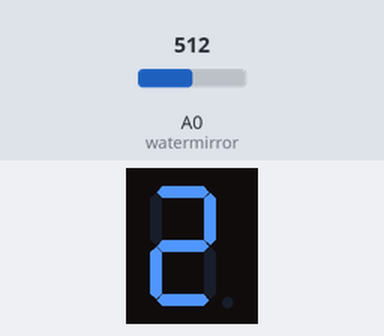
A sketch run on a simulated Arduino Uno, built with avr-gcc and run on an emulated ATmega328P. Shown: 1-digit seven-segment display. Wiring (inferred from the names in the program): 1-digit 7-segment display, segments lit when HIGH: segments pin 2, pin 3, pin 4, pin 5, pin 6, pin 7, pin 8. Inputs (shaded band) come from the test bench; at power-on: A0 (watermirror) = 512. The segment pins are drawn as the display they are named for; what the sketch prints to the serial monitor is not drawn.

Above: at 4.2 s.
4.3 s: A0 (watermirror) set to 716
At 5.1 s:
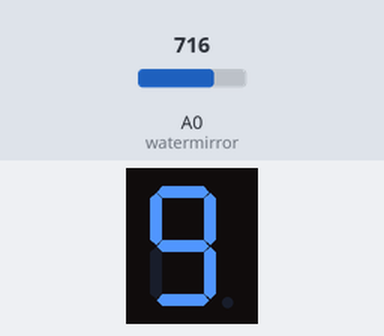
6.0 s: A0 (watermirror) set to 306
At 6.3 s:
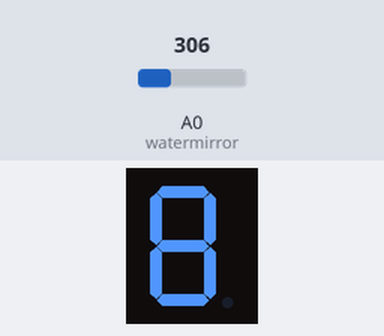
Timing chart, 0 to 9.0 s (numbered marks = the images above; inputs shaded):
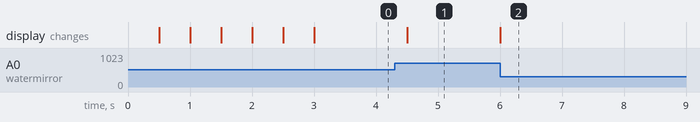

Measured:
- after the input at 4.3 s, the display: changes after 0.20 s (image 1)
- after the input at 6.0 s, the display: changes at once (image 2)

The sketch:

water_mirror_for_mothersday.ino
```cpp
#define watermirror     A0
#define a               2
#define b               3
#define c               4
#define d               5
#define e               6
#define f               7
#define g               8
const int dryA = 595;
const int wetA = 248;
volatile int output;
int sensorA;


void setup() {
  Serial.begin(9600);
  Serial.print("doe with setup");
  // seven segment setup
  pinMode(a, OUTPUT);  //A
  pinMode(b, OUTPUT);  //B
  pinMode(c, OUTPUT);  //C
  pinMode(d, OUTPUT);  //D
  pinMode(e, OUTPUT);  //E
  pinMode(f, OUTPUT);  //F
  pinMode(g, OUTPUT);  //G

  for (int i = 2; i<=7; i++) {
    digitalWrite(i, HIGH);
    Serial.println(i);
    delay(500 );
  }

  turnOff();
  Serial.print("doe with setup");
}

void loop() {
  // put your main code here, to run repeatedly:
  sensorA = analogRead(watermirror);
  output = map(sensorA, dryA, wetA, 0, 10);

  // update the digit
  turnOff();
  displayDigit(output);

  delay(250);


}

void displayDigit(int digit)
{
 //Conditions for displaying segment a
 if(digit!=1 && digit != 4)
 digitalWrite(a,HIGH);

 //Conditions for displaying segment b
 if(digit != 5 && digit != 6)
 digitalWrite(b,HIGH);

 //Conditions for displaying segment c
 if(digit !=2)
 digitalWrite(c,HIGH);

 //Conditions for displaying segment d
 if(digit != 1 && digit !=4 && digit !=7)
 digitalWrite(d,HIGH);

 //Conditions for displaying segment e
 if(digit == 2 || digit ==6 || digit == 8 || digit==0)
 digitalWrite(e,HIGH);

 //Conditions for displaying segment f
 if(digit != 1 && digit !=2 && digit!=3 && digit !=7)
 digitalWrite(f,HIGH);
 if (digit!=0 && digit!=1 && digit !=7)
 digitalWrite(g,HIGH);

}

void turnOff()
{
  digitalWrite(a,LOW);
  digitalWrite(b,LOW);
  digitalWrite(c,LOW);
  digitalWrite(d,LOW);
  digitalWrite(e,LOW);
  digitalWrite(f,LOW);
  digitalWrite(g,LOW);
}
```
